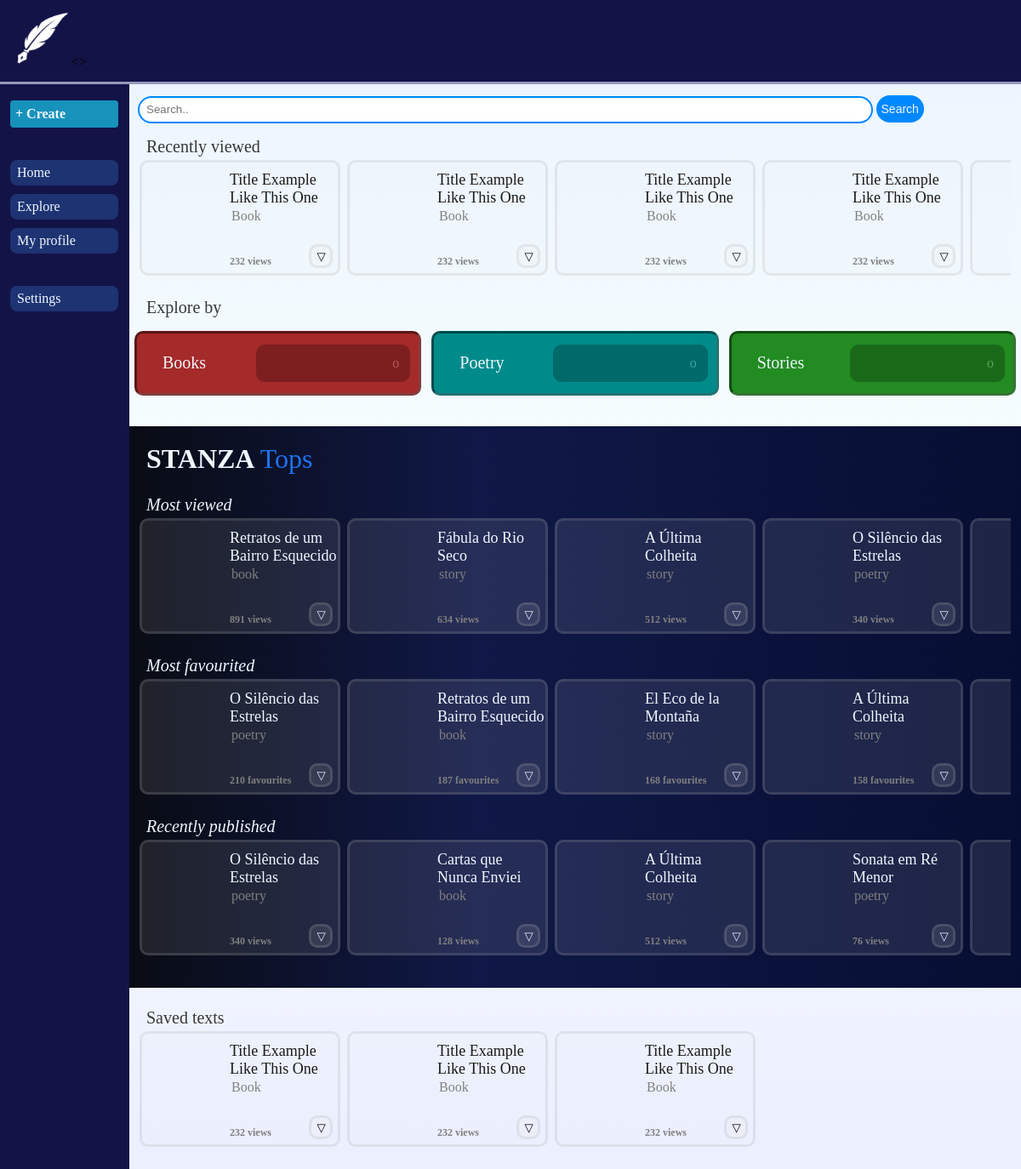
The app's page /frontend/home.php?erro=texto_nao_encontrado with its own data.
### tables this page shows
CREATE TABLE texts (
    id INT AUTO_INCREMENT PRIMARY KEY,
    author_id INT NOT NULL,
    title VARCHAR(255) NOT NULL,
    body TEXT NOT NULL,
    created_at DATETIME DEFAULT CURRENT_TIMESTAMP,
    read_count INT DEFAULT 0,
	description VARCHAR(255) NOT NULL,
	category ENUM('book', 'poetry', 'story') NOT NULL,
    cover_image VARCHAR(255) DEFAULT NULL,
    visibility ENUM('public', 'private') NOT NULL DEFAULT 'public',
    language ENUM('enus', 'ptbr', 'es'),
    favorites INT DEFAULT 0,

    FOREIGN KEY (author_id) REFERENCES users(id) ON UPDATE CASCADE ON DELETE CASCADE
);

### frontend/lang/config.php (called while the page is built, shortened)
<?php
$default = 'enus';
$htmlLangs = ['enus' => 'en-US', 'es' => 'es', 'ptbr' => 'pt-BR'];

### frontend/lang/load.php (called while the page is built, shortened)
<?php
require __DIR__ . '/config.php';
$lang = $_SESSION['lang'] ?? $default;
if (!function_exists('translator')) {
    function translator($key)
    {
        global $strings, $stringsBase;
        if (isset($strings[$key])) {
            return htmlspecialchars($strings[$key], ENT_QUOTES, 'UTF-8');
        }
        return $key;
    }
}
$htmlLang = $htmlLangs[$lang] ?? 'en';

### backend/home.php (called while the page is built)
<?php
require_once __DIR__ . '/config/database.php';
$stmt = $pdo->prepare(
    "SELECT id, author_id, title, category, read_count, cover_image
     FROM texts
     WHERE visibility = 'public'
     ORDER BY read_count DESC
     LIMIT 5"
);
$stmt->execute();
$most_viewed = $stmt->fetchAll(PDO::FETCH_ASSOC);
$stmt = $pdo->prepare(
    "SELECT id, author_id, title, category, favorites, cover_image
     FROM texts
     WHERE visibility = 'public'
     ORDER BY favorites DESC
     LIMIT 5"
);
$stmt->execute();
$most_favorited = $stmt->fetchAll(PDO::FETCH_ASSOC);
$stmt = $pdo->prepare(
    "SELECT id, author_id, title, category, read_count, cover_image
     FROM texts
     WHERE visibility = 'public'
     ORDER BY created_at DESC
     LIMIT 5"
);
$stmt->execute();
$recents = $stmt->fetchAll(PDO::FETCH_ASSOC);

### frontend/home.php (the view, shortened to what this page needs)
<?php
require_once __DIR__ . '/lang/load.php';
require_once __DIR__ . '/../backend/home.php';
?>
<!DOCTYPE html>
<html lang="<?= $htmlLang ?>">
<head>
   <link rel="stylesheet" href="css/homestt.css">
  <link rel="stylesheet" href="css/header.css">
  <link rel="stylesheet" href="css/nav.css">
</head>
<body>
<?php include 'header.php'; ?>
<?php include 'nav.php'; ?>
<main>
<form action="searchh" class="search">
     <input type="search" placeholder="<?= translator('home_search_placeholder') ?>" name="search">
       <button type="submit"><?= translator('action_search') ?></button>
    </form>
        <h1><?= translator('home_recently_viewed') ?></h1>
        <div class="carousel">
                    <div class="post">
                        <div class="img"></div>
                        <div class="info">
                            <a href="LINNNNK">Title Example Like This One</a>
                            <h2>Book</h2>
                          <div class="postfooter">
                            <h3>232 views</h3>
                            <button>&#9661</button>
                          </div>
                        </div>
                    </div>
                    <div class="post">
                        <div class="img"></div>
                        <div class="info">
                            <a href="LINNNNK">Title Example Like This One</a>
                            <h2>Book</h2>
                          <div class="postfooter">
                            <h3>232 views</h3>
                            <button>&#9661</button>
                          </div>
                        </div>
                    </div>
                    <div class="post">
                        <div class="img"></div>
                        <div class="info">
                            <a href="LINNNNK">Title Example Like This One</a>
                            <h2>Book</h2>
                          <div class="postfooter">
                            <h3>232 views</h3>
                            <button>&#9661</button>
                          </div>
                        </div>
                    </div>
                    <div class="post">
                        <div class="img"></div>
                        <div class="info">
                            <a href="LINNNNK">Title Example Like This One</a>
                            <h2>Book</h2>
                          <div class="postfooter">
                            <h3>232 views</h3>
                            <button>&#9661</button>
                          </div>
                        </div>
                    </div>
                    <div class="post">
                        <div class="img"></div>
                    </div>
        </div>
        <h1><?= translator('home_explore_by') ?></h1>
        <div class="Csection">
            <div class="card">
                <h1><?= translator('home_card_books') ?></h1>
                <a href="OUTRO LINK"> o </a>
            </div>
            <div class="card" style="background-color:darkcyan;">
                <h1><?= translator('home_card_poetry') ?></h1>
                <a href="OUTRO LINK"> o </a>
            </div>
            <div class="card" style="background-color:forestgreen;">
                <h1><?= translator('home_card_stories') ?></h1>
                <a href="OUTRO LINK"> o </a>
            </div>
        </div>
        <div class="Bsection">
        <p>STANZA <span style="color: rgb(29, 114, 241); font-weight: normal;"><?= translator('home_tops') ?></span></p>
        <h1><?= translator('home_most_viewed') ?></h1>
            <div class="carousel">
                <?php foreach ($most_viewed as $text): ?>
                    <div class="post">
                        <div class="img">
                        </div>
                        <div class="info">
                            <a href="read.php?id=<?= (int) $text['id'] ?>"><?= htmlspecialchars($text['title']) ?></a>
                            <h2><?= htmlspecialchars($text['category']) ?></h2>
                            <div class="postfooter">
                                <h3><?= (int) $text['read_count'] ?> <?= translator('views') ?></h3>
                                <button>&#9661</button>
                            </div>
                        </div>
                    </div>
                <?php endforeach; ?>
            </div>
        <h1><?= translator('home_most_favorited') ?></h1>
            <div class="carousel">
                <?php foreach ($most_favorited as $text): ?>
                    <div class="post">
                        <div class="img">
                        </div>
                        <div class="info">
                            <a href="read.php?id=<?= (int) $text['id'] ?>"><?= htmlspecialchars($text['title']) ?></a>
                            <h2><?= htmlspecialchars($text['category']) ?></h2>
                            <div class="postfooter">
                                <h3><?= (int) $text['favorites'] ?> <?= translator('favorites') ?></h3>
                                <button>&#9661</button>
                            </div>
                        </div>
                    </div>
                <?php endforeach; ?>
            </div>
        <h1><?= translator('home_recently_published') ?></h1>
            <div class="carousel">
                <?php foreach ($recents as $text): ?>
                    <div class="post">
                        <div class="img">
                        </div>
                        <div class="info">
                            <a href="read.php?id=<?= (int) $text['id'] ?>"><?= htmlspecialchars($text['title']) ?></a>
                            <h2><?= htmlspecialchars($text['category']) ?></h2>
                            <div class="postfooter">
                                <h3><?= (int) $text['read_count'] ?> <?= translator('views') ?></h3>
                                <button>&#9661</button>
                            </div>
                        </div>
                    </div>
                <?php endforeach; ?>
            </div>
        </div>
        <h1><?= translator('home_saved_texts') ?></h1>
        <div class="carousel">
                    <div class="post">
                        <div class="img"></div>
                        <div class="info">
                            <a href="LINNNNK">Title Example Like This One</a>
                            <h2>Book</h2>
                          <div class="postfooter">
                            <h3>232 views</h3>
                            <button>&#9661</button>
                          </div>
                        </div>
                    </div>
                    <div class="post">
                        <div class="img"></div>
                        <div class="info">
                            <a href="LINNNNK">Title Example Like This One</a>
                            <h2>Book</h2>
                          <div class="postfooter">
                            <h3>232 views</h3>
                            <button>&#9661</button>
                          </div>
                        </div>
                    </div>
                    <div class="post">
                        <div class="img"></div>
                        <div class="info">
                            <a href="LINNNNK">Title Example Like This One</a>
                            <h2>Book</h2>
                          <div class="postfooter">
                            <h3>232 views</h3>
                            <button>&#9661</button>
                          </div>
                        </div>
                    </div>
        </div>
</main>
</body>
</html>

### frontend/header.php
<header>
<img src="img/logo.png">
<>
</header>

### frontend/nav.php
<?php require_once __DIR__ . '/lang/load.php'; ?>
<nav>
<div class="createbt"><a href="create.php"> <?= translator('nav_create') ?> </a></div>
<br>
<div class="navbt"><a href="home.php"> <?= translator('nav_home') ?> </a></div>
<div class="navbt"><a href="catalog.php"> <?= translator('nav_explore') ?> </a></div>
<div class="navbt"><a href="profile.php"> <?= translator('nav_profile') ?> </a></div>
<br>
<div class="navbt"><a href="settings.php"> <?= translator('nav_settings') ?> </a></div>
</nav>

### frontend/css/homestt.css (style rules this page uses)
:root { --colorPrim:rgb(238, 241, 248); --colorSec:rgb(81, 131, 247); --colorThr:rgb(11, 11, 50); }
body { background: linear-gradient(180deg,rgba(235, 243, 255, 1) 0%, rgba(247, 255, 254, 1) 46%, rgba(235, 239, 255, 1) 100%); margin: 0; }
.search { width: auto; margin: 16px 10px; }
input[type="search"] { width: 84%; height: 32px; padding: 0 8px; border: 2px solid rgb(0, 136, 255); border-radius: 18px; }
button[type="submit"] { height: 32px; font-size: 14px; color: aliceblue; background-color: rgb(0, 136, 255); border: 0px; border-radius: 18px; }
.post { background-color: rgba(235, 235, 235, 10%); border:solid 3px rgba(164, 163, 163, 0.2); border-radius: 10px; height: 130px; width: 220px; display: flex; flex: 0 0 auto; }
.post .img { position: relative; width: 45%; height: 92%; align-content: center; margin: 4px; }
.post .info { width: 55%; height: 96%; display: flex; flex-direction: column; }
.post a { font-weight: 500; font-size: 14px; text-decoration: none; color:rgb(27, 26, 26); word-break: break-word; margin: 10px 0 0 0; }
.post h2, h3 { font-size: 12px; color: gray; }
.post h3 { margin-bottom: 0; }
.postfooter { margin-top: auto; display: flex; align-items: center; width: 96%; }
.post .info button { width: 28px; height: 28px; margin:0 0 0 auto; background-color: rgba(235, 235, 235, 10%); border:solid 3px rgba(164, 163, 163, 0.2); border-radius: 10px; }
h1 { margin: 4px 0 4px 20px; font-size: 20px; font-weight: 100; color: rgb(55, 55, 55); }
.carousel { max-width: 100%; margin: 2px 12px 24px 12px; display: flex; gap: 8px; overflow-x: auto; overflow-y: hidden; scroll-behavior:smooth; }
.card { display: flex; align-items: center; height: 50px; width: 90%; margin: 10px auto; padding: 10px; border: 3px solid rgba(0, 0, 0, 0.45); border-style: inset; border-radius: 10px; background-color:brown; }
.card h1, a { color: aliceblue; }
.card a { margin: 0 0 0 auto; background-color: black; opacity: 24%; width: 50%; padding:10px; border: 3px solid rgba(0, 0, 0, 0.45); border-radius: 10px; text-align: end; text-decoration: none; }
.Bsection { padding: 12px 0; margin: 24px 0; background: linear-gradient(90deg,rgba(9, 12, 20, 1) 0%, rgba(16, 24, 71, 1) 39%, rgba(6, 14, 51, 1) 100%); }
.Bsection h1, .Bsection p, .Bsection a { color: aliceblue; }
.Bsection p { margin: 8px 12px 24px 20px; font-size: 32px; font-weight: bold; }
.Bsection h1 { font-style: italic; }
.Bsection .info button { color: aliceblue; }
@media (min-width: 800px) { .post { width:230px;margin-bottom: 2px; } }
@media (min-width: 800px) { .post .img { width: 40%; } }
@media (min-width: 800px) { .post a { font-size:18px; text-align: start; } }
@media (min-width: 800px) { .post h2 { font-size: 16px;font-weight: 300 ;margin: 2px 0 0 2px; } }
@media (min-width: 800px) { .info { padding-left: 3px; } }
@media (min-width: 800px) { .Csection { display: flex; } }
@media (min-width: 800px) { .card { margin: 12px 6px; width: 30%; } }
@media (min-width: 800px) { .card h1 { margin-top: 4px; } }

### frontend/css/header.css (style rules this page uses)
body { margin: 0; }
header { position: fixed; height: 72px; width: 100%; padding: 0 16px; align-content: center; background-color: rgb(19, 19, 72); border-bottom: 3px solid rgb(151, 152, 189); z-index: 2000; }
header img { width: 48px; height: 48px; }
main { padding-top: 72px; padding-bottom: 0; padding-right: 0; }
@media (min-width: 800px) { header { height: 96px; } }
@media (min-width: 800px) { header img { width: 64px; height: 64px; } }
@media (min-width: 800px) { main { box-sizing: border-box; width: 100%; padding-top: 96px; } }

### frontend/css/nav.css (style rules this page uses)
nav { display: none; position: fixed; height: 100%; width: 128px; padding: 12px; margin: 96px 0 0 0; background-color: rgb(19, 19, 72); z-index: 1000; }
.createbt, .navbt { width: 90%; height: 18px; margin: 10px 0; padding: 6px; align-content: center; font-size: 16px; border-radius: 8px; background-color: rgb(30, 51, 114); }
.navbt a { margin-left: 2px; }
.createbt { font-weight: bold; height: 20px; border-radius: 4px; background-color: rgb(23, 146, 187); }
.createbt a, .navbt a { text-decoration: none; color: aliceblue; }
@media (min-width: 800px) { nav { display: block; } }
@media (min-width: 800px) { main { box-sizing: border-box; width: 100%; padding-left:152px; } }

### records on screen
texts: title "Retratos de um Bairro Esquecido", category "book", read_count "891", favorites "187"
texts: title "Fábula do Rio Seco", category "story", read_count "634"
texts: title "A Última Colheita", category "story", read_count "512", favorites "158"
texts: title "O Silêncio das Estrelas", category "poetry", read_count "340", favorites "210"
texts: title "El Eco de la Montaña", category "story", favorites "168"
texts: title "Cartas que Nunca Enviei", category "book", read_count "128"
texts: title "Sonata em Ré Menor", category "poetry", read_count "76"

### other values on screen
translator('nav_create') "+ Create"
translator('nav_home') "Home"
translator('nav_explore') "Explore"
translator('nav_profile') "My profile"
translator('nav_settings') "Settings"
translator('action_search') "Search"
translator('home_recently_viewed') "Recently viewed"
translator('home_explore_by') "Explore by"
translator('home_card_books') "Books"
translator('home_card_poetry') "Poetry"
translator('home_card_stories') "Stories"
translator('home_tops') "Tops"
translator('home_most_viewed') "Most viewed"
translator('home_most_favorited') "Most favourited"
translator('home_recently_published') "Recently published"
